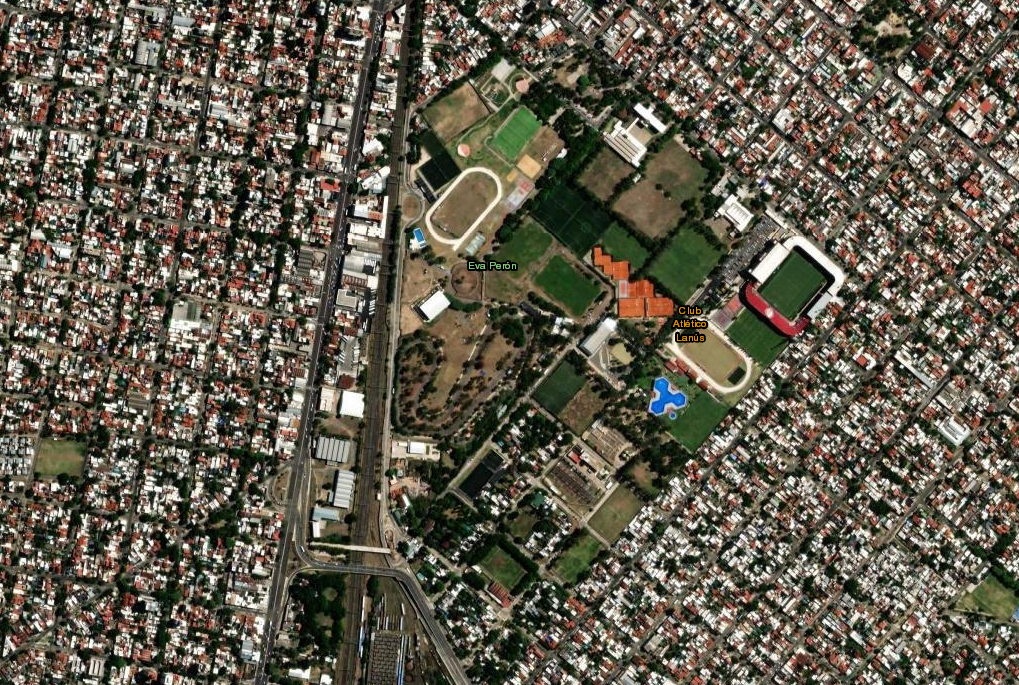
#> input picture lanus.png, 1019 x 685 px
$ jupyter execute 2_Anisotropic_Diffusion_Filter.ipynb
#> lines starting #> are read from the running program, lines starting #| are printed output that depends on the picture
### Anisotropic Filter

[cell 1]
import cv2
import numpy as np
import matplotlib.pyplot as plt

# Cargar la imagen en escala de grises
gray_image = cv2.imread('lanus.png', cv2.IMREAD_GRAYSCALE)
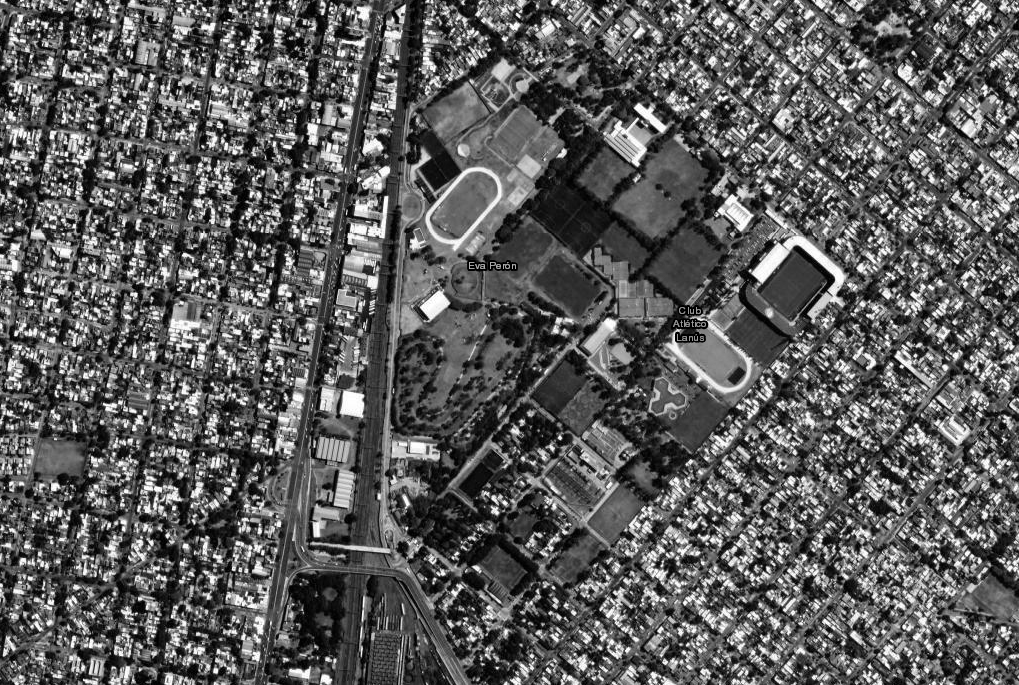
#> gray_image: shape (685, 1019); min 0, max 255, mean 91.7

### Difusión Anisotrópica

La función `anisotropic_diffusion` implementa un proceso de **difusión anisotrópica** que permite suavizar una imagen mientras preserva sus bordes. Este método es útil para reducir el ruido sin afectar significativamente las estructuras importantes de la imagen, como los contornos de los objetos.

En cada iteración, el algoritmo calcula gradientes (diferencias) en las cuatro direcciones principales (norte, sur, este y oeste). Basado en estos gradientes y el parámetro de sensibilidad `kappa`, se calcula una función de borde que determina cuánto suavizar en cada dirección.

[cell 2]
# Función para añadir ruido gaussiano
def add_gaussian_noise(image, mean, stddev, contamination_percentage):
#> called with mean = 0, stddev = 25, contamination_percentage = 70
    gaussian_noise = np.random.normal(mean, stddev, image.shape)
    mask = np.random.rand(*image.shape) < (contamination_percentage / 100)
    noisy_image = np.copy(image)
    noisy_image[mask] = image[mask] + gaussian_noise[mask]
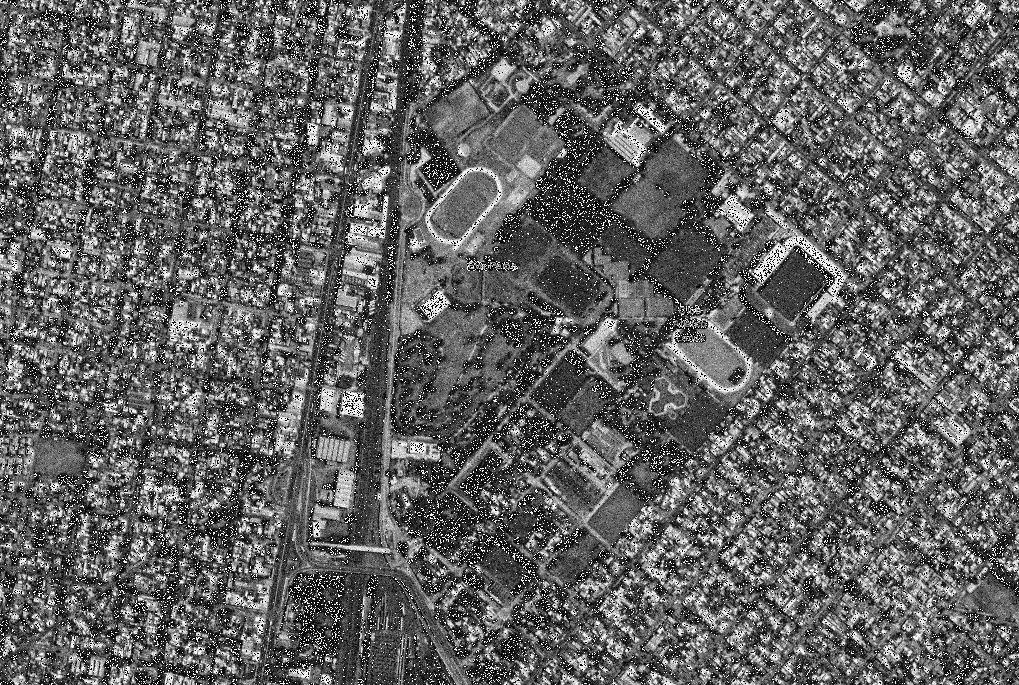
#> noisy_image: shape (685, 1019); min 0, max 255, mean 98.1
    noisy_image = np.clip(noisy_image, 0, 255).astype(np.uint8)
    return noisy_image

# Función de difusión anisotrópica
def anisotropic_diffusion(img, num_iterations=10, kappa=50, gamma=0.1, option=1):
#> called with num_iterations = 15, kappa = 30, gamma = 0.15, option = 1
    img = img.astype(np.float32)
    for i in range(num_iterations):
        north = np.roll(img, -1, axis=0) - img
        south = np.roll(img, 1, axis=0) - img
        east = np.roll(img, -1, axis=1) - img
        west = np.roll(img, 1, axis=1) - img

        if option == 1:
            c_north = np.exp(-(north / kappa) ** 2)
            c_south = np.exp(-(south / kappa) ** 2)
            c_east = np.exp(-(east / kappa) ** 2)
            c_west = np.exp(-(west / kappa) ** 2)
        elif option == 2:
            c_north = 1 / (1 + (north / kappa) ** 2)
            c_south = 1 / (1 + (south / kappa) ** 2)
            c_east = 1 / (1 + (east / kappa) ** 2)
            c_west = 1 / (1 + (west / kappa) ** 2)

        img += gamma * (c_north * north + c_south * south + c_east * east + c_west * west)
#> this loop made 15 passes
#> pass 1, in anisotropic_diffusion, `south = np.roll(img, 1, axis=0) - img`:
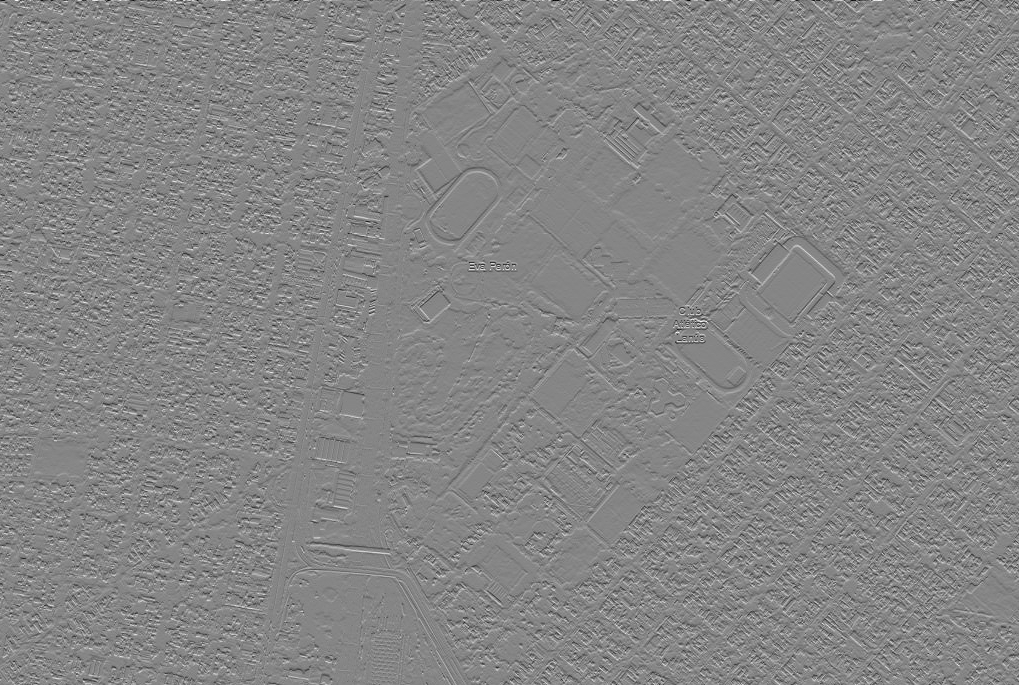
#> south: shape (685, 1019) float32; min -252, max 229, mean 0; drawn with min black and max white
#> pass 1, in anisotropic_diffusion, `east = np.roll(img, -1, axis=1) - img`:
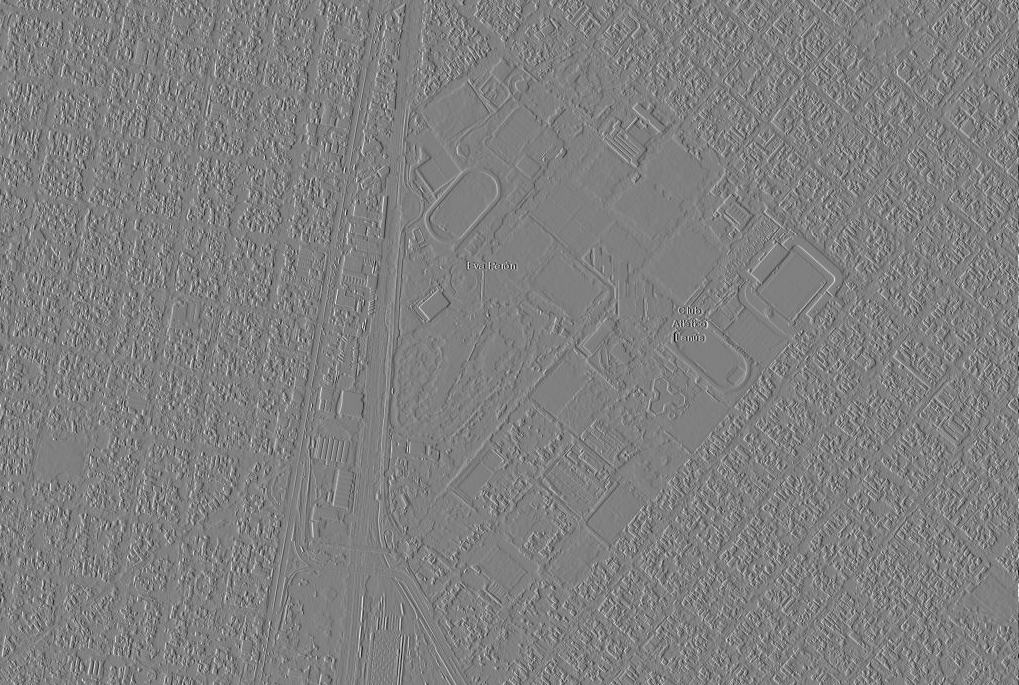
#> east: shape (685, 1019) float32; min -249, max 247, mean 0; drawn with min black and max white
#> pass 1, in anisotropic_diffusion, `west = np.roll(img, 1, axis=1) - img`:
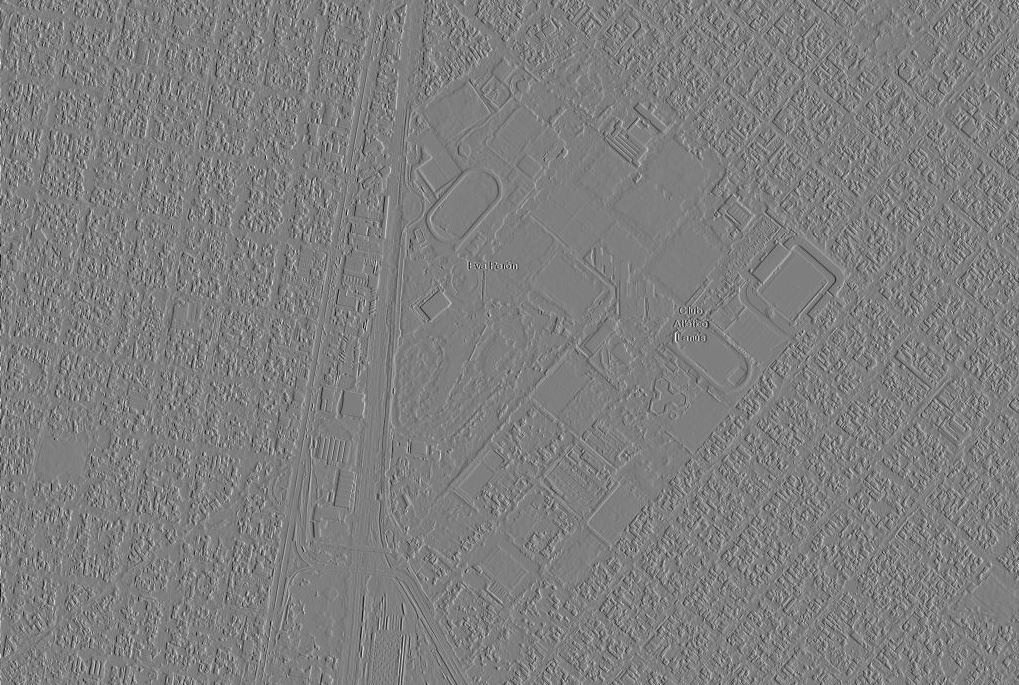
#> west: shape (685, 1019) float32; min -247, max 249, mean 0; drawn with min black and max white
    return img.astype(np.uint8)

# Aplicar ruido gaussiano a la imagen en escala de grises
imagen_ruido_gaussiano = add_gaussian_noise(gray_image, 0, 25, 70)

# Aplicar difusión anisotrópica a la imagen original y con ruido
diffused_img_original = anisotropic_diffusion(gray_image, num_iterations=15, kappa=30, gamma=0.15, option=1)
diffused_img_noisy = anisotropic_diffusion(imagen_ruido_gaussiano, num_iterations=15, kappa=30, gamma=0.15, option=1)
#> the loop in anisotropic_diffusion (call 2), `for i in range(num_iterations):` made 15 passes
#> pass 1, in anisotropic_diffusion (call 2), `north = np.roll(img, -1, axis=0) - img`:
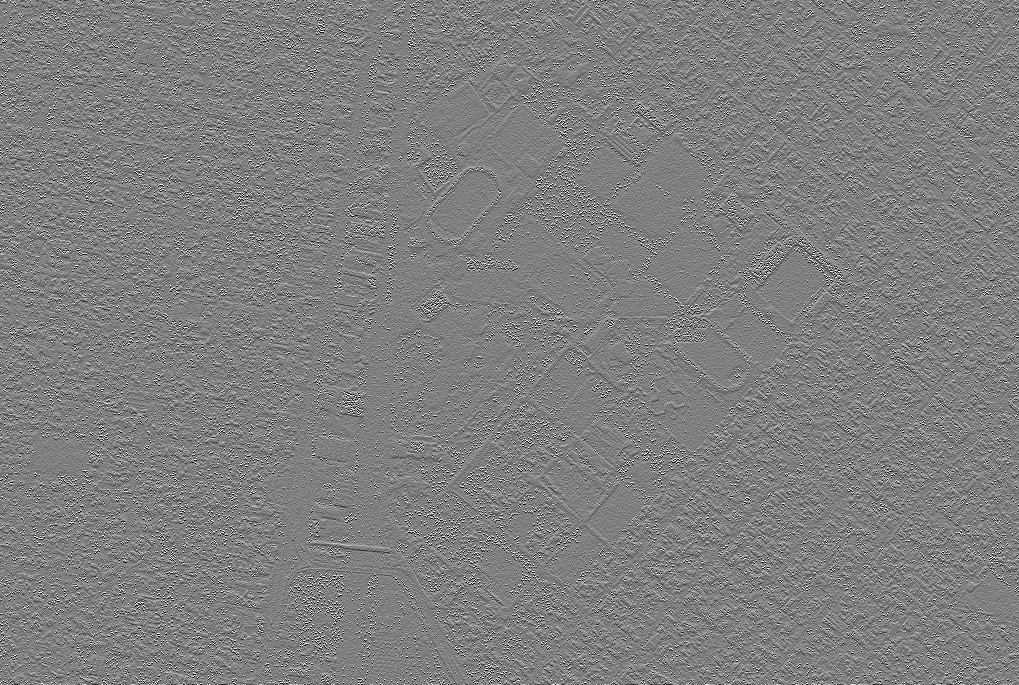
#> north: shape (685, 1019) float32; min -255, max 255, mean 0; drawn with min black and max white

# Configuración de la figura para mostrar todas las imágenes
fig, axes = plt.subplots(2, 2, figsize=(12, 10))

# Mostrar las imágenes en los subplots
axes[0, 0].imshow(gray_image, cmap='gray')
axes[0, 0].set_title("Imagen Original")
axes[0, 0].axis("off")

axes[0, 1].imshow(imagen_ruido_gaussiano, cmap='gray')
axes[0, 1].set_title("Imagen con Ruido Gaussiano")
axes[0, 1].axis("off")

axes[1, 0].imshow(diffused_img_original, cmap='gray')
axes[1, 0].set_title("Difusión Anisotrópica (Original)")
axes[1, 0].axis("off")

axes[1, 1].imshow(diffused_img_noisy, cmap='gray')
axes[1, 1].set_title("Difusión Anisotrópica (Con Ruido)")
axes[1, 1].axis("off")

plt.show()
